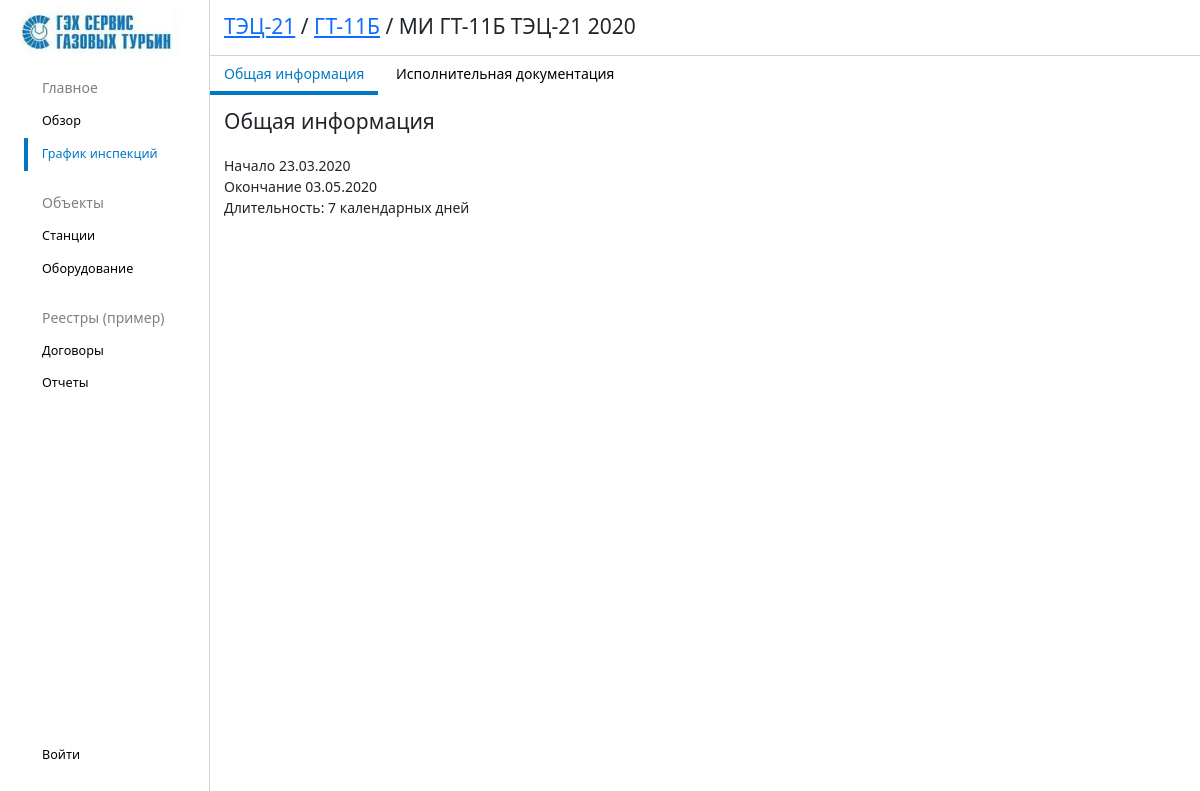
/events/84/, run on the app's committed database.
### events/models.py (models this page shows, shortened)
class Event(models.Model):
    event_type = models.ForeignKey(
        EventType,
        verbose_name='Тип события',
        on_delete=models.SET_NULL,
        null=True,
        blank=True,
    )
    unit = models.ForeignKey(
        Unit,
        verbose_name='Установка',
        on_delete=models.CASCADE,
        null=True,
        blank=True,
    )
    start = models.DateField(verbose_name='Дата начала')
    end = models.DateField(verbose_name='Дата окончания')
    duration = models.IntegerField(verbose_name='Длительность')
    def __str__(self):
        return f'{self.event_type.short_name} {self.unit.short_name} {self.unit.station.short_name} {self.start.year}'
    class Meta:
        verbose_name = 'Событие'
        verbose_name_plural = 'События'

class EventType(models.Model):
    name = models.CharField('Имя события', max_length=100)
    short_name = models.CharField('Короткое имя события', max_length=100)
    class Meta:
        verbose_name = 'Тип события'
        verbose_name_plural = 'Типы события'

### stations/models.py (models this page shows, shortened)
class Unit(models.Model):
    station = models.ForeignKey(Station, on_delete=models.CASCADE)
    name = models.CharField('Наименование установки', max_length=100)
    short_name = models.CharField('Короткое наименование установки', max_length=10)
    unit_type = models.ForeignKey(UnitType, on_delete=models.SET_NULL, null=True, blank=True)
    station_number = models.CharField('Станционный номер', max_length=10, null=True, blank=True)
    class Meta:
        verbose_name = 'Установка'
        verbose_name_plural = 'Установки'

class Station(models.Model):
    id = models.IntegerField('Ид.', primary_key=True)
    name = models.CharField('Наименование станции', max_length=100)
    short_name = models.CharField('Короткое наименование станции', max_length=10, null=True, blank=True)
    company = models.ForeignKey(Company, on_delete=models.CASCADE, null=True, blank=True)
    address = models.CharField('Адрес нахождения', max_length=100, null=True, blank=True)
    image = models.ImageField('Изображение', blank=True, upload_to='img/')
    class Meta:
        verbose_name = 'Станция'
        verbose_name_plural = 'Станции'

### events/views.py (the view)
# urls.py: path('<int:event_id>/', views.event_detail, name='event_detail'),
def event_detail(request, event_id):
    event = get_object_or_404(Event.objects.select_related('unit__station', 'event_type'), pk=event_id)
    data = {
        'event': event
    }
    return render(request, 'events/event-detail.html', data)

### events/templates/events/event-detail.html (shortened to what this page needs)
{% extends 'layout.html' %}
{% load static %}
{% block head %}
    <link rel="stylesheet" href="{% static 'stations/css/main.css' %}">
    <link rel="stylesheet" href="{% static 'css/tab.css' %}">
    <link rel="stylesheet" href="{% static 'stations/css/tabcontent.css' %}">
{% endblock %}
{% block nav-chart %}
    <a href="{% url 'event_chart' %}" class="active">График инспекций</a>
{% endblock %}
{% block topline %}
<div>
    <h6>
        <a href="{% url 'station_detail' event.unit.station.id %}">{{event.unit.station.short_name}}</a>
        / <a href="{% url 'unit_detail' event.unit.station.id event.unit.id %}">{{ event.unit.short_name }}</a> / {{ event }}</h6>
</div>
{% endblock %}
{% block content %}
<div class="tab">
    <button class="tablinks" onclick="openTab(event, 'general')" id="defaultOpen">Общая информация</button>
    <button class="tablinks" onclick="openTab(event, 'something')" id="">Исполнительная документация</button>
</div>
<div id="general" class="tabcontent"">
    <h4>Общая информация</h4>
    Начало {{ event.start|date:'d.m.Y' }}<br>
    Окончание {{ event.end|date:'d.m.Y' }}<br>
    Длительность: {{ event.duration }} календарных дней<br>
</div>
{% endblock %}

### static/css/layout.css (style rules this page uses)
html { font-size: 14px; box-sizing: border-box; }
.sidenav-items a { display: block; margin-left: 2rem; padding: 0.5rem 1rem; color: black; text-decoration: none; font-size: 0.9rem; font-weight: 500; }
.sidenav-items a.active { color: rgb(0, 121, 194); border-left: 0.3rem solid rgb(0, 121, 194); margin-left: 1.7rem; }
.topline h6 { display: inline-block; font-size: 1.5rem; font-weight: 500; }

### static/css/tab.css (style rules this page uses)
.tab { overflow: hidden; }
.tab button { background-color: inherit; float: none; border: none; outline: none; cursor: pointer; padding: 0.5rem 1rem; font-weight: 500; }
.tab button.active { border-bottom: 0.3rem solid rgb(0, 121, 194); color: rgb(0, 121, 194); }

### stations/static/stations/css/tabcontent.css (style rules this page uses)
.tabcontent { display: none; padding: 1rem; }
.tabcontent h4 { padding: 0 0 1rem 0; }

### data on the page
Event: unit.station.short_name "ТЭЦ-21", unit.short_name "ГТ-11Б", event_type+unit+start "МИ ГТ-11Б ТЭЦ-21 2020", start "23.03.2020", end "03.05.2020", duration "7"
